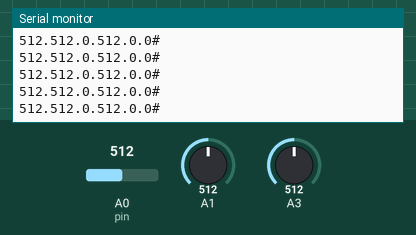
Recording of a sketch running on a simulated Arduino Uno, built with avr-gcc and run on an emulated ATmega328P. Shown: the last lines printed to the serial monitor. The test bench sets the inputs (shaded band); at power-on: A0 (pin) = 512, A1 = 512, A3 = 512.

Above: at 1.2 s.
1.3 s: A0 (pin) set to 11
At 2.3 s:
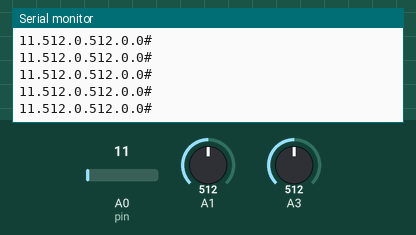
2.8 s: A0 (pin) set to 8
At 3.3 s:
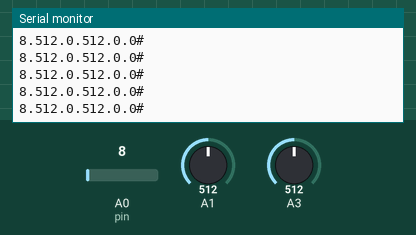
Timing chart, 0 to 5.8 s (numbered marks = the images above; inputs shaded):
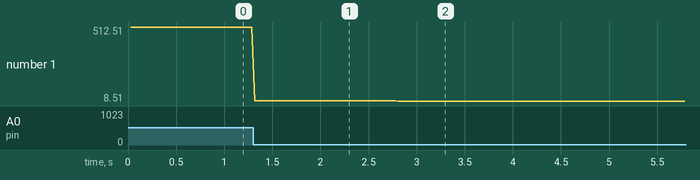

Measured:
- after the input at 1.3 s, the serial monitor: prints a new line at once (image 1)
- after the input at 2.8 s, the serial monitor: prints a new line at once (image 2)
- plotted number 1: 512.51 → 11.51 after the input at 1.3 s, 11.51 → 8.51 after the input at 2.8 s

The sketch:

sensor_collect.ino
```cpp
int pin = 0;

int val0 = 0;
int val1 = 0;
int val2 = 0;
int val3 = 0;
int val4 = 0;
int val5 = 0;

long startTime = 0;
long elapsedTime = 0;     // number of seconds that have passed since starting
int caught = 0;           // boolean indicating we have hit an 'event'
int dump = 0;             // boolean indicating we have dumped EEPROM
int count = 0;

void setup() {
 Serial.begin(9600);
 //pinMode(12, OUTPUT);
 //digitalWrite(12, HIGH);
 startTime = millis();
}


void loop() {

  count++;
  val0 = analogRead(pin);
  val1 = analogRead(1);
  //val2 = analogRead(2);
  val3 = analogRead(3);

  //val3 = analogRead(2);
  if(count == 90){
       Serial.print(val0);
       Serial.print(".");
       Serial.print(val1);
       Serial.print(".");
       Serial.print(val2);
       Serial.print(".");
       Serial.print(val3);
       Serial.print(".");
       Serial.print(val4);
       Serial.print(".");
       Serial.print(val5);
       Serial.println("#");
  count = 0;
  }


 }
```
